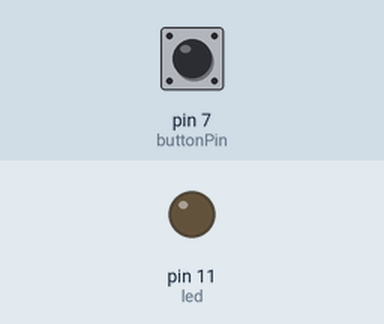
Simulated run of this sketch. Board: Arduino Uno, built with avr-gcc and run on an emulated ATmega328P. On the bench: output pins drawn as LEDs (lit = HIGH). The test bench sets the inputs (shaded band); at power-on: pin 7 (buttonPin) LOW. What the sketch prints to the serial monitor is not drawn.

Above: at 1.2 s.
1.3 s: pin 7 (buttonPin) pulled HIGH for 0.15 s
At 2.3 s:
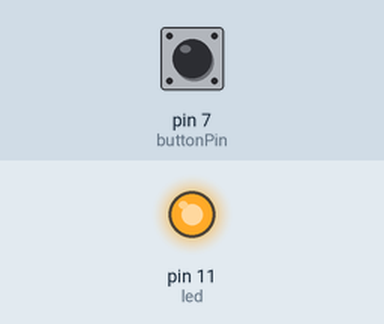
Timing chart, 0 to 4.3 s (numbered marks = the images above; inputs shaded):
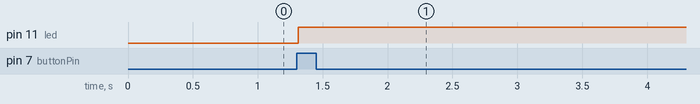

The sketch:

switchAndCounter.ino
```cpp
const int buttonPin = 7;
const int led = 11;

boolean buttonState = false;
boolean previousState = false;

int counter = 0;
boolean ledOn = false;

void setup() {
  Serial.begin(9600);
  pinMode(buttonPin, INPUT);
  pinMode(led, OUTPUT);
}

void loop() {
  buttonState = digitalRead(buttonPin);


  if (buttonState) {
    if (!previousState) {
      Serial.println("LED ON");
      previousState = true;
      counter++;
    }
  } else {
    previousState = false;
  }


  counter = counter % 10;
  Serial.println(counter);

  if (counter !=0 ) {
    digitalWrite(led, HIGH);
  } else {
    digitalWrite(led, LOW);
  }
}
```

Measured:
- after the input at 1.3 s, pin 11 (led): LOW → HIGH at once
